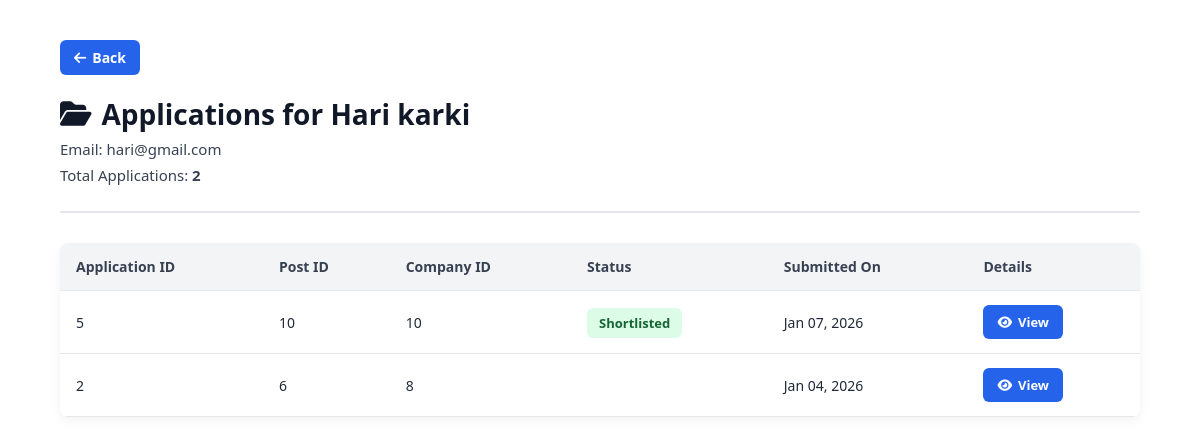
Screenshot of /html/Admin/viewstudentapplication.php?student=13 with the database file from the repository.
### tables this page shows
CREATE TABLE `students_registrtaion` (
  `student_id` int(11) NOT NULL,
  `full_name` varchar(150) NOT NULL,
  `student_code` varchar(50) NOT NULL,
  `email` varchar(150) NOT NULL,
  `phone` varchar(20) DEFAULT NULL,
  `major` varchar(100) NOT NULL,
  `college_id` int(11) NOT NULL,
  `college_name` varchar(150) DEFAULT NULL,
  `password` varchar(255) NOT NULL,
  `status` enum('Pending','Approved','Rejected') DEFAULT 'Pending',
  `created_at` timestamp NOT NULL DEFAULT current_timestamp(),
  `updated_at` timestamp NOT NULL DEFAULT current_timestamp() ON UPDATE current_timestamp()
);

CREATE TABLE `applications` (
  `application_id` int(11) NOT NULL,
  `post_id` int(11) NOT NULL,
  `company_id` int(11) NOT NULL,
  `student_id` int(11) NOT NULL,
  `status` enum('pending','reviewed','shortlisted','rejected') DEFAULT 'pending',
  `created_at` timestamp NOT NULL DEFAULT current_timestamp()
);

### html/Admin/viewstudentapplication.php (the view, shortened to what this page needs)
<?php
require_once "db_aadminconnect.php";
$student_id = intval($_GET['student'] ?? 0);
$stmtStudent = $conn->prepare("SELECT full_name, email FROM students_registrtaion WHERE student_id=? LIMIT 1");
$stmtStudent->bind_param("i", $student_id);
$stmtStudent->execute();
$resStudent = $stmtStudent->get_result();
$student = $resStudent->fetch_assoc();
$stmtCount = $conn->prepare("SELECT COUNT(*) as total FROM applications WHERE student_id=?");
$stmtCount->bind_param("i", $student_id);
$stmtCount->execute();
$resCount = $stmtCount->get_result();
$totalApps = $resCount->fetch_assoc()['total'];
$sql = "SELECT application_id, post_id, company_id, status, created_at
        FROM applications WHERE student_id=? ORDER BY created_at DESC";
$stmtApps = $conn->prepare($sql);
$stmtApps->bind_param("i", $student_id);
$stmtApps->execute();
$resApps = $stmtApps->get_result();
?>
<!DOCTYPE html>
<html lang="en">
<head>
  <link rel="stylesheet" href="viewstudentapplication.css">
  <link rel="stylesheet" href="https://cdnjs.cloudflare.com/ajax/libs/font-awesome/6.5.0/css/all.min.css"/>
</head>
<body>
  <div class="applications-container">
<a href="studentProfile.php?id=<?php echo $student_id; ?>" class="btn-back">
   <i class="fa-solid fa-arrow-left"></i> Back
</a>
    <header class="header">
      <h1><i class="fa-solid fa-folder-open"></i> Applications for <?php echo htmlspecialchars($student['full_name']); ?></h1>
      <p>Email: <?php echo htmlspecialchars($student['email']); ?></p>
      <p>Total Applications: <strong><?php echo $totalApps; ?></strong></p>
    </header>
    <table class="applications-table">
      <thead>
        <tr>
          <th>Application ID</th>
          <th>Post ID</th>
          <th>Company ID</th>
          <th>Status</th>
          <th>Submitted On</th>
          <th>Details</th>
        </tr>
      </thead>
      <tbody>
        <?php if ($resApps && $resApps->num_rows > 0): ?>
          <?php while($row = $resApps->fetch_assoc()): ?>
            <tr>
              <td><?php echo $row['application_id']; ?></td>
              <td><?php echo $row['post_id']; ?></td>
              <td><?php echo $row['company_id']; ?></td>
              <td><span class="status <?php echo strtolower($row['status']); ?>">
                <?php echo ucfirst($row['status']); ?>
              </span></td>
              <td><?php echo date("M d, Y", strtotime($row['created_at'])); ?></td>
              <td>
                <a href="applicationDetailsForstudent.php?id=<?php echo $row['application_id']; ?>" class="btn-view">
                  <i class="fa-solid fa-eye"></i> View
                </a>
              </td>
            </tr>
          <?php endwhile; ?>
        <?php else: ?>
          <tr><td colspan="6">No applications found.</td></tr>
        <?php endif; ?>
      </tbody>
    </table>
  </div>
</body>
</html>

### html/Admin/viewstudentapplication.css (style rules this page uses)
body { font-family: "Segoe UI", Arial, sans-serif; background: #f9fafb; margin: 0; padding: 0; color: #1f2937; }
.applications-container { width: 100%; min-height: 100vh; padding: 40px 60px; box-sizing: border-box; background: #fff; }
.header { border-bottom: 2px solid #e5e7eb; padding-bottom: 20px; margin-bottom: 30px; }
.header h1 { font-size: 28px; margin: 0; color: #111827; display: flex; align-items: center; gap: 10px; }
.header p { margin: 6px 0; font-size: 15px; color: #374151; }
.applications-table { width: 100%; border-collapse: collapse; margin-top: 20px; box-shadow: 0 4px 12px rgba(0,0,0,0.05); border-radius: 8px; overflow: hidden; }
.applications-table thead { background: #f3f4f6; }
.applications-table th, .applications-table td { padding: 14px 16px; text-align: left; font-size: 14px; }
.applications-table th { font-weight: 600; color: #374151; }
.applications-table tr { border-bottom: 1px solid #e5e7eb; }
.status { padding: 6px 12px; border-radius: 6px; font-size: 13px; font-weight: 600; text-transform: capitalize; }
.status.shortlisted { background: #dcfce7; color: #166534; }
.btn-view { background: #2563eb; color: #fff; padding: 8px 14px; border-radius: 6px; text-decoration: none; font-size: 13px; font-weight: 600; display: inline-flex; align-items: center; gap: 6px; transition: background 0.2s ease; }
.btn-back { display: inline-flex; align-items: center; gap: 6px; background: #2563eb; color: #fff; padding: 8px 14px; border-radius: 6px; text-decoration: none; font-size: 14px; font-weight: 600; margin-bottom: 20px; transition: background 0.2s ease, transform 0.2s ease; }

### rows the page displays
students_registrtaion: full_name "Hari karki", email "hari@gmail.com"
applications: application_id "5", post "10", company "10", status "Shortlisted", created_at "Jan 07, 2026"
applications: application_id "2", post "6", company "8", created_at "Jan 04, 2026"

### other values shown
$totalApps "2"
